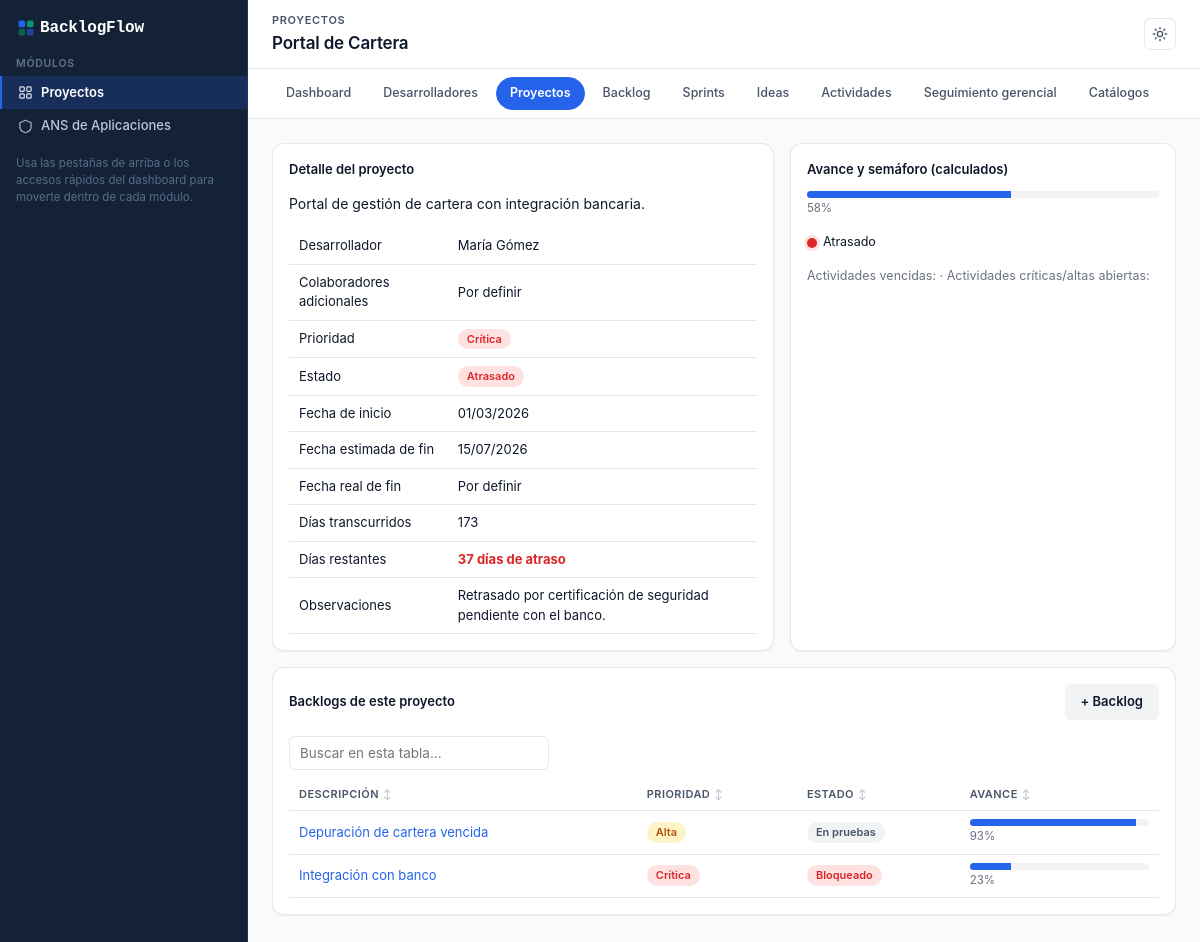
/index.php?r=projects/projects/view/2, run on the app's committed database.
### tables this page shows
CREATE TABLE projects (
    id INT UNSIGNED AUTO_INCREMENT PRIMARY KEY,
    name VARCHAR(150) NOT NULL,
    developer_id INT UNSIGNED NOT NULL COMMENT 'Primary responsible developer',
    description TEXT NULL,
    start_date DATE NULL,
    estimated_end_date DATE NULL,
    actual_end_date DATE NULL,
    priority_id TINYINT UNSIGNED NOT NULL,
    sprint_duration_days SMALLINT UNSIGNED NOT NULL DEFAULT 8 COMMENT 'Cycle length in days between backlog review meetings with process owners',
    status_id TINYINT UNSIGNED NOT NULL,
    notes TEXT NULL,
    created_at TIMESTAMP NOT NULL DEFAULT CURRENT_TIMESTAMP,
    updated_at TIMESTAMP NOT NULL DEFAULT CURRENT_TIMESTAMP ON UPDATE CURRENT_TIMESTAMP,
    CONSTRAINT fk_projects_developer FOREIGN KEY (developer_id) REFERENCES developers(id) ON DELETE RESTRICT,
    CONSTRAINT fk_projects_priority FOREIGN KEY (priority_id) REFERENCES cat_priorities(id) ON DELETE RESTRICT,
    CONSTRAINT fk_projects_status FOREIGN KEY (status_id) REFERENCES cat_project_statuses(id) ON DELETE RESTRICT
);

CREATE TABLE developers (
    id INT UNSIGNED AUTO_INCREMENT PRIMARY KEY,
    name VARCHAR(120) NOT NULL,
    position VARCHAR(120) NULL,
    status ENUM('active','inactive') NOT NULL DEFAULT 'active',
    start_date DATE NULL,
    notes TEXT NULL,
    created_at TIMESTAMP NOT NULL DEFAULT CURRENT_TIMESTAMP,
    updated_at TIMESTAMP NOT NULL DEFAULT CURRENT_TIMESTAMP ON UPDATE CURRENT_TIMESTAMP
);

CREATE TABLE cat_priorities (
    id TINYINT UNSIGNED PRIMARY KEY,
    code VARCHAR(20) NOT NULL UNIQUE,         
    sort_order TINYINT UNSIGNED NOT NULL
);

CREATE TABLE cat_project_statuses (
    id TINYINT UNSIGNED AUTO_INCREMENT PRIMARY KEY,
    code VARCHAR(30) NOT NULL UNIQUE,
    sort_order TINYINT UNSIGNED NOT NULL
);

CREATE TABLE backlog_items (
    id INT UNSIGNED AUTO_INCREMENT PRIMARY KEY,
    project_id INT UNSIGNED NOT NULL,
    sprint_id INT UNSIGNED NULL,
    developer_id INT UNSIGNED NOT NULL,
    description VARCHAR(255) NOT NULL,
    type_id TINYINT UNSIGNED NULL,
    priority_id TINYINT UNSIGNED NOT NULL,
    status_id TINYINT UNSIGNED NOT NULL,
    created_date DATE NOT NULL,
    target_date DATE NULL,
    notes TEXT NULL,
    created_at TIMESTAMP NOT NULL DEFAULT CURRENT_TIMESTAMP,
    updated_at TIMESTAMP NOT NULL DEFAULT CURRENT_TIMESTAMP ON UPDATE CURRENT_TIMESTAMP,
    CONSTRAINT fk_backlog_project FOREIGN KEY (project_id) REFERENCES projects(id) ON DELETE RESTRICT,
    CONSTRAINT fk_backlog_sprint FOREIGN KEY (sprint_id) REFERENCES sprints(id) ON DELETE SET NULL,
    CONSTRAINT fk_backlog_developer FOREIGN KEY (developer_id) REFERENCES developers(id) ON DELETE RESTRICT,
    CONSTRAINT fk_backlog_type FOREIGN KEY (type_id) REFERENCES cat_backlog_types(id) ON DELETE RESTRICT,
    CONSTRAINT fk_backlog_priority FOREIGN KEY (priority_id) REFERENCES cat_priorities(id) ON DELETE RESTRICT,
    CONSTRAINT fk_backlog_status FOREIGN KEY (status_id) REFERENCES cat_backlog_statuses(id) ON DELETE RESTRICT
);

CREATE TABLE cat_backlog_statuses (
    id TINYINT UNSIGNED AUTO_INCREMENT PRIMARY KEY,
    code VARCHAR(30) NOT NULL UNIQUE,
    sort_order TINYINT UNSIGNED NOT NULL
);

### app/Core/View.php (called while the page is built, shortened)
<?php
class View
{
    public static function render(string $view, array $data = [], string $module = 'projects'): void
    {
        extract($data, EXTR_SKIP);
        $viewFile = VIEWS_PATH . '/' . $view . '.php';
        require $viewFile;
        require VIEWS_PATH . '/layout/main.php';
    }
}

### app/Core/Controller.php (called while the page is built, shortened)
<?php
abstract class Controller
{
    protected function render(string $view, array $data = []): void
    {
        View::render($view, $data);
    }
}

### app/Controllers/Projects/ProjectsController.php (called while the page is built, shortened)
<?php
class ProjectsController extends Controller
{
    public function viewAction(?string $id): void
    {
        $projectId = (int) $id;
        $projectModel = new Project();
        $project = $projectModel->findWithDetails($projectId);
        $today = date('Y-m-d');
        $risk = $projectModel->riskCounters($projectId, $today);
        $project['traffic_light'] = TrafficLight::forProject(
            (float) $project['progress_percent'],
            $project['estimated_end_date'],
            $risk['overdue_activities'],
            $risk['critical_open_activities'],
            $project['status_code'] === 'completed',
            $today
        );
        $project['days_remaining'] = DateMath::daysRemaining($project['estimated_end_date'], $today);
        $project['days_elapsed'] = $project['start_date'] ? DateMath::daysElapsed($project['start_date'], $today) : null;
        $backlogs = (new BacklogItem())->byProject($projectId);
        $this->render('projects/projects/view', [
            'pageTitle' => $project['name'],
            'activeModule' => 'projects-projects',
            'project' => $project,
            'backlogs' => $backlogs,
        ]);
    }
}

### app/Core/Router.php (called while the page is built, shortened)
<?php
class Router
{
    public function dispatch(string $route, array $params = []): void
    {
        $segments = array_values(array_filter(explode('/', trim($route, '/'))));
        $action = $segments[2] ?? self::DEFAULT_ACTION;
        $id = $segments[3] ?? ($params['id'] ?? null);
        $controller = new $controllerClass();
        $actionMethod = $action . 'Action';
        $controller->$actionMethod($id, $params);
    }
}

### public/index.php (called while the page is built, shortened)
<?php
spl_autoload_register(function (string $class): void {
    $prefix = 'App\\';
    $relative = substr($class, strlen($prefix));
    $path = APP_PATH . '/' . str_replace('\\', '/', $relative) . '.php';
});
$route = $_GET['r'] ?? '';
(new Router())->dispatch($route, $_GET);

### app/Core/Database.php (called while the page is built, shortened)
<?php
class Database
{
    private static ?PDO $connection = null;
    public static function connection(): PDO
    {
        if (self::$connection === null) {
            $dsn = sprintf(
                'mysql:host=%s;port=%s;dbname=%s;charset=%s',
                DB_HOST,
                DB_PORT,
                DB_NAME,
                DB_CHARSET
            );
            try {
                self::$connection = new PDO($dsn, DB_USER, DB_PASS, [
                    PDO::ATTR_ERRMODE => PDO::ERRMODE_EXCEPTION,
                    PDO::ATTR_DEFAULT_FETCH_MODE => PDO::FETCH_ASSOC,
                    PDO::ATTR_EMULATE_PREPARES => false,
                ]);
            } catch (PDOException $e) {
                throw new PDOException('Database connection failed: ' . $e->getMessage(), (int) $e->getCode());
            }
        }
        return self::$connection;
    }
}

### app/Core/Model.php (called while the page is built, shortened)
<?php
abstract class Model
{
    protected PDO $db;
    public function __construct()
    {
        $this->db = Database::connection();
    }
    protected function fetchAll(string $sql, array $params = []): array
    {
        $stmt = $this->db->prepare($sql);
        $stmt->execute($params);
        return $stmt->fetchAll();
    }
    protected function fetchOne(string $sql, array $params = []): ?array
    {
        $stmt = $this->db->prepare($sql);
        $stmt->execute($params);
        $row = $stmt->fetch();
        return $row ?: null;
    }
}

### app/Models/Project.php (called while the page is built, shortened)
<?php
class Project extends Model
{
    public function findWithDetails(int $id): ?array
    {
        return $this->fetchOne(
            'SELECT p.*, d.name AS developer_name,
                    pr.code AS priority_code, ps.code AS status_code,
                    COALESCE(vp.progress_percent, 0) AS progress_percent,
                    COALESCE(vp.activity_count, 0) AS activity_count,
                    ' . self::COLLABORATORS_SUBSELECT . '
             FROM projects p
             JOIN developers d ON d.id = p.developer_id
             JOIN cat_priorities pr ON pr.id = p.priority_id
             JOIN cat_project_statuses ps ON ps.id = p.status_id
             LEFT JOIN vw_project_progress vp ON vp.project_id = p.id
             WHERE p.id = :id',
            ['id' => $id]
        );
    }
    public function riskCounters(int $projectId, string $today): array
    {
        $overdue = $this->fetchOne(
            "SELECT COUNT(*) AS n
             FROM activities a
             JOIN backlog_items b ON b.id = a.backlog_item_id
             WHERE b.project_id = :project_id
               AND a.progress_percent < 100
               AND a.due_date IS NOT NULL
               AND a.due_date < :today",
            ['project_id' => $projectId, 'today' => $today]
        );
        $critical = $this->fetchOne(
            "SELECT COUNT(*) AS n
             FROM activities a
             JOIN backlog_items b ON b.id = a.backlog_item_id
             JOIN cat_priorities pr ON pr.id = a.priority_id
             WHERE b.project_id = :project_id
               AND a.progress_percent < 100
               AND pr.code IN ('critical', 'high')",
            ['project_id' => $projectId]
        );
        return [
            'overdue_activities' => (int) ($overdue['n'] ?? 0),
            'critical_open_activities' => (int) ($critical['n'] ?? 0),
        ];
    }
}

### app/Helpers/TrafficLight.php (called while the page is built, shortened)
<?php
class TrafficLight
{
    public static function forProject(
        float $progressPercent,
        ?string $estimatedEndDate,
        int $overdueActivities,
        int $criticalOpenActivities,
        bool $isCompleted,
        ?string $today = null
    ): string {
        $today ??= date('Y-m-d');
        $pastDeadline = $estimatedEndDate !== null && $estimatedEndDate < $today;
        if ($pastDeadline || $overdueActivities >= 2) {
            return self::RED;
        }
        return self::GREEN;
    }
}

### app/Helpers/DateMath.php (called while the page is built, shortened)
<?php
class DateMath
{
    public static function daysBetween(string $from, string $to): int
    {
        $fromDate = new DateTimeImmutable($from);
        $toDate = new DateTimeImmutable($to);
        return (int) $fromDate->diff($toDate)->format('%r%a');
    }
    public static function daysElapsed(string $startDate, ?string $today = null): int
    {
        $today ??= date('Y-m-d');
        return max(0, self::daysBetween($startDate, $today));
    }
    public static function daysRemaining(?string $dueDate, ?string $today = null): ?int
    {
        $today ??= date('Y-m-d');
        return self::daysBetween($today, $dueDate);
    }
}

### app/Helpers/Labels.php (called while the page is built, shortened)
<?php
class Labels
{
    public static function get(string $group, string|int|null $code): string
    {
        return self::MAP[$group][$code] ?? (string) $code;
    }
}

### app/Models/BacklogItem.php (called while the page is built, shortened)
<?php
class BacklogItem extends Model
{
    public function byProject(int $projectId): array
    {
        return $this->fetchAll(
            'SELECT b.*, bs.code AS status_code, pr.code AS priority_code, COALESCE(vb.progress_percent, 0) AS progress_percent
             FROM backlog_items b
             JOIN cat_backlog_statuses bs ON bs.id = b.status_id
             JOIN cat_priorities pr ON pr.id = b.priority_id
             LEFT JOIN vw_backlog_progress vb ON vb.backlog_item_id = b.id
             WHERE b.project_id = :project_id
             ORDER BY b.description ASC',
            ['project_id' => $projectId]
        );
    }
}

### app/Views/projects/projects/view.php (the view, shortened to what this page needs)
<div class="two-col">
    <div class="card">
        <p class="card-title">Detalle del proyecto</p>
        <p><?= htmlspecialchars($project['description'] ?? Labels::NOT_DEFINED) ?></p>
        <div class="table-scroll"><table>
            <tr><td>Desarrollador</td><td><?= htmlspecialchars($project['developer_name']) ?></td></tr>
            <tr><td>Colaboradores adicionales</td><td><?= htmlspecialchars($project['collaborator_names'] ?? '') ?: Labels::NOT_DEFINED ?></td></tr>
            <tr><td>Prioridad</td><td><?= Ui::priorityBadge($project['priority_code']) ?></td></tr>
            <tr><td>Estado</td><td><?= Ui::statusBadge('project_status', $project['status_code']) ?></td></tr>
            <tr><td>Fecha de inicio</td><td><?= Ui::formatDate($project['start_date']) ?></td></tr>
            <tr><td>Fecha estimada de fin</td><td><?= Ui::formatDate($project['estimated_end_date']) ?></td></tr>
            <tr><td>Fecha real de fin</td><td><?= Ui::formatDate($project['actual_end_date']) ?></td></tr>
            <tr><td>Días transcurridos</td><td><?= $project['days_elapsed'] ?? Labels::NOT_DEFINED ?></td></tr>
            <tr><td>Días restantes</td><td><?= Ui::daysRemainingLabel($project['days_remaining'], $project['status_code'] === 'completed') ?></td></tr>
            <tr><td>Observaciones</td><td><?= htmlspecialchars($project['notes'] ?? Labels::NOT_DEFINED) ?></td></tr>
        </table></div>
    </div>
    <div class="card">
        <p class="card-title">Avance y semáforo (calculados)</p>
        <?= Ui::progressBar($project['progress_percent']) ?>
        <p style="margin-top:14px;"><?= Ui::trafficLight($project['traffic_light']) ?></p>
        <p style="color:#6b7280;font-size:12.5px;">
            Actividades vencidas: <?= $project['overdue_activities'] ?> ·
            Actividades críticas/altas abiertas: <?= $project['critical_open_activities'] ?>
        </p>
    </div>
</div>
<div class="card">
    <div class="toolbar">
        <p class="card-title" style="margin:0;">Backlogs de este proyecto</p>
        <a class="btn btn-secondary" href="/index.php?r=projects/backlog/create">+ Backlog</a>
    </div>
    <div class="table-scroll"><table>
        <thead><tr><th>Descripción</th><th>Prioridad</th><th>Estado</th><th>Avance</th></tr></thead>
        <tbody>
        <?php foreach ($backlogs as $b): ?>
            <tr>
                <td><a href="/index.php?r=projects/backlog/view/<?= $b['id'] ?>"><?= htmlspecialchars($b['description']) ?></a></td>
                <td><?= Ui::priorityBadge($b['priority_code'] ?? null) ?></td>
                <td><?= Ui::statusBadge('backlog_status', $b['status_code']) ?></td>
                <td style="min-width:120px;"><?= Ui::progressBar($b['progress_percent']) ?></td>
            </tr>
        <?php endforeach; ?>
        </tbody>
    </table></div>
</div>

### app/Helpers/Ui.php (shortened to what this page needs)
<?php
class Ui
{
    public static function priorityBadge(?string $code): string
    {
        $class = match ($code) {
            'critical' => 'badge-red',
            'high' => 'badge-yellow',
            'medium' => 'badge-blue',
            default => 'badge-gray',
        };
        return '<span class="badge ' . $class . '">' . htmlspecialchars(Labels::get('priority', $code)) . '</span>';
    }
    public static function statusBadge(string $group, ?string $code): string
    {
        $positive = ['completed'];
        $negative = ['overdue', 'blocked', 'cancelled', 'delayed'];
        $class = match (true) {
            in_array($code, $positive, true) => 'badge-green',
            in_array($code, $negative, true) => 'badge-red',
            $code === 'in_progress' => 'badge-blue',
            default => 'badge-gray',
        };
        return '<span class="badge ' . $class . '">' . htmlspecialchars(Labels::get($group, $code)) . '</span>';
    }
    public static function trafficLight(string $color): string
    {
        $label = Labels::get('traffic_light', $color);
        return '<span class="traffic-light"><span class="traffic-dot traffic-' . htmlspecialchars($color) . '"></span>'
            . htmlspecialchars($label) . '</span>';
    }
    public static function progressBar(float $percent): string
    {
        $percent = max(0, min(100, $percent));
        $completeClass = $percent >= 100 ? ' complete' : '';
        return '<div class="progress-bar"><div class="progress-bar-fill' . $completeClass . '" style="width:' . $percent . '%"></div></div>'
            . '<div style="font-size:11.5px;color:#6b7280;margin-top:2px;">' . round($percent, 1) . '%</div>';
    }
    public static function formatDate(?string $date): string
    {
        if ($date === null || $date === '') {
            return Labels::NOT_DEFINED;
        }
        return date('d/m/Y', strtotime($date));
    }
    public static function daysRemainingLabel(?int $days, bool $isComplete = false): string
    {
        if ($days < 0) {
            return '<span class="priority-critica">' . abs($days) . ' días de atraso</span>';
        }
        return $days . ' días';
    }
}

### data on the page
projects: description "Portal de gestión de cartera con integración bancaria.", developer.name "María Gómez", priority.code "Crítica", status.code "Atrasado", start_date "01/03/2026", estimated_end_date "15/07/2026", actual_end_date "Por definir", notes "Retrasado por certificación de seguridad pendiente con el banco."
backlog_items: description "Depuración de cartera vencida", priority.code "Alta", status.code "En pruebas", percent "93"
backlog_items: description "Integración con banco", priority.code "Crítica", status.code "Bloqueado", percent "23"

### other printed values
$pageTitle "Portal de Cartera"
$item['label'] "Dashboard"
$item['label'] "Desarrolladores"
$item['label'] "Proyectos"
$item['label'] "Backlog"
$item['label'] "Sprints"
$item['label'] "Ideas"
$item['label'] "Actividades"
$item['label'] "Seguimiento gerencial"
$item['label'] "Catálogos"
$project['days_elapsed'] "173"
abs($days) "37"
$percent "58"
$label "Atrasado"
